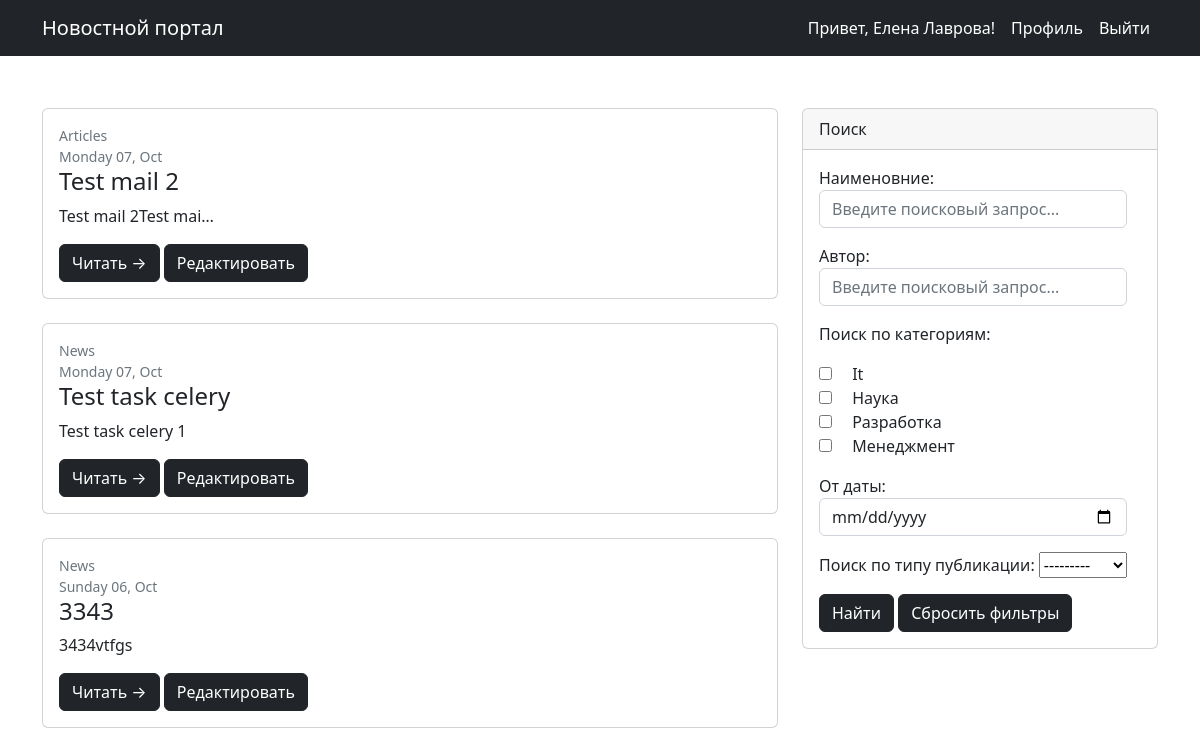
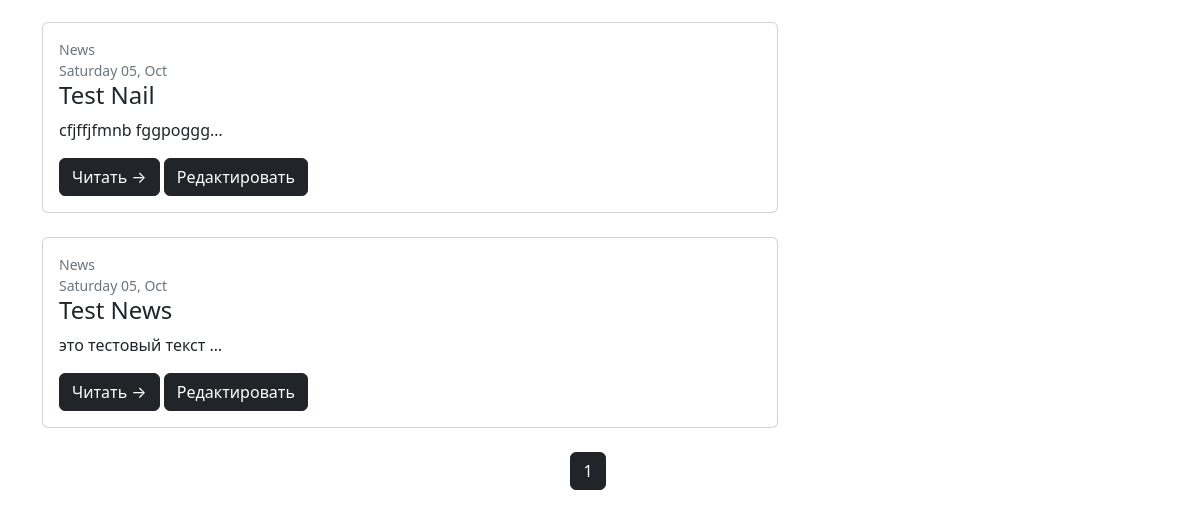
/ (signed in), run on an earlier commit of the app's database (2 pictures, top to bottom).
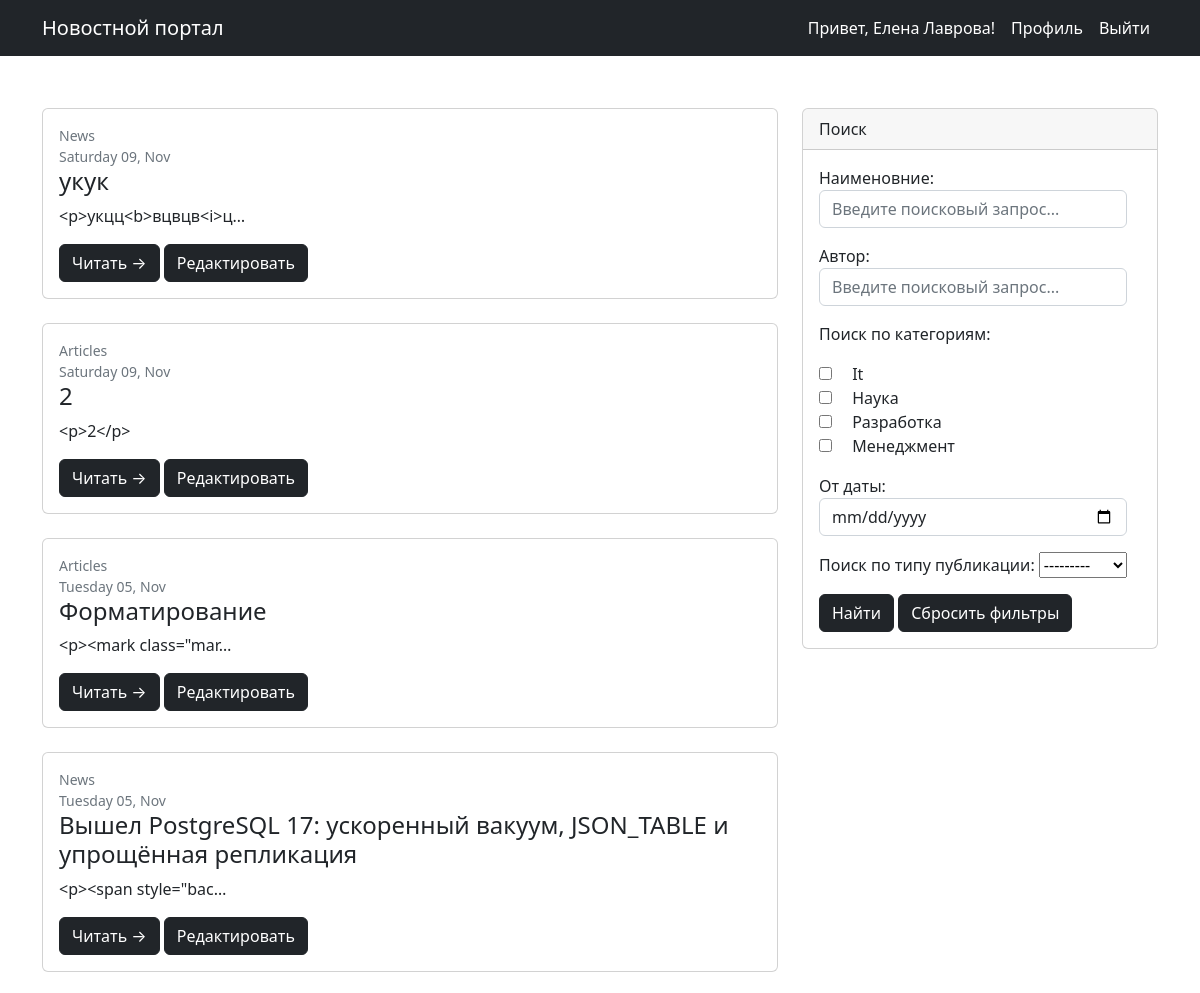
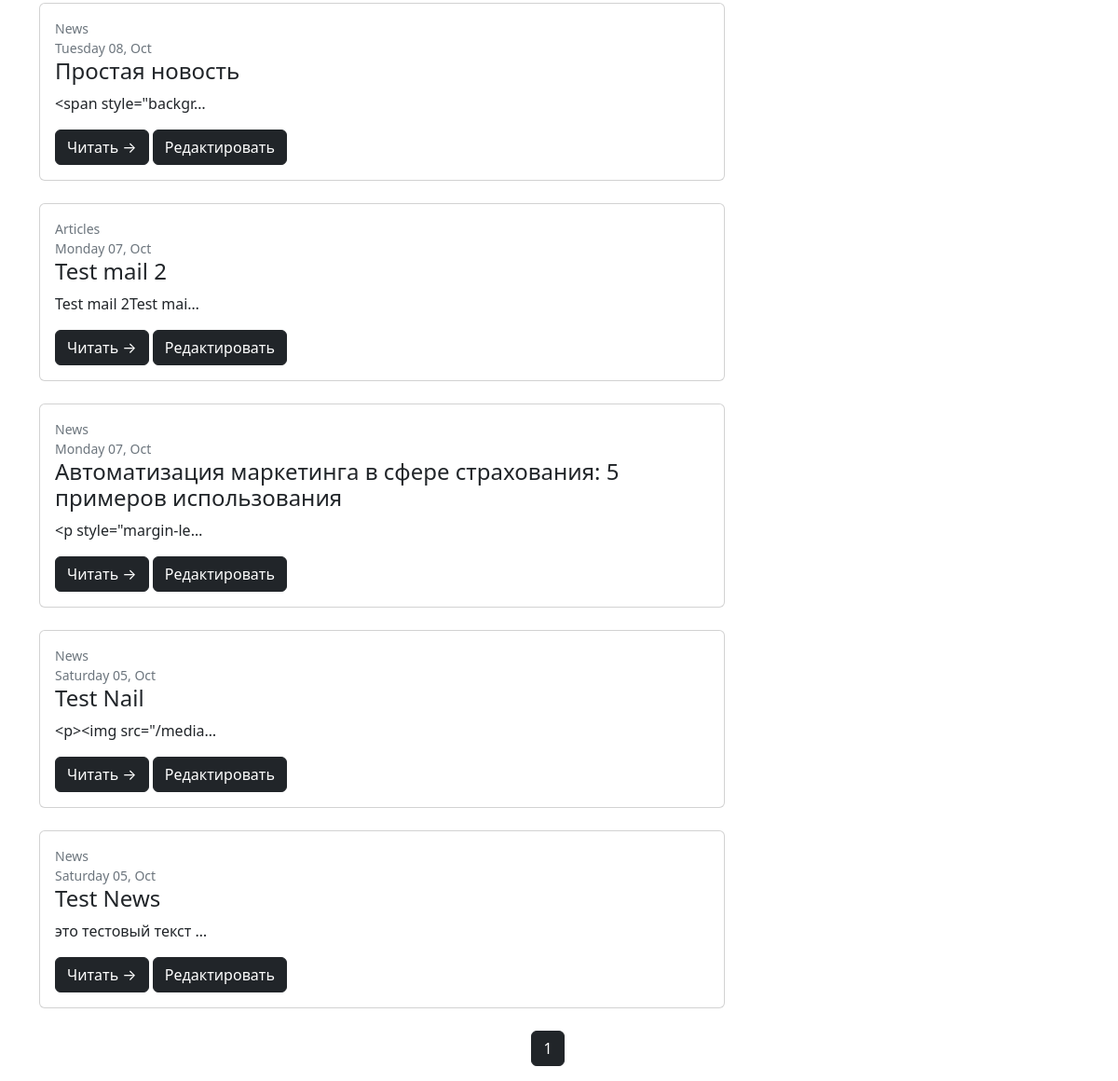
And on a later commit of the database (2 pictures, top to bottom).
### news/models.py (models this page shows, shortened)
class Post(models.Model):
    ARTICLES = 'Articles'
    NEWS = 'News'
    TYPE_POST = [
        (ARTICLES, 'Статья'),
        (NEWS, 'Новость')
    ]
    title = models.CharField(max_length=150)  # Наименование статьи (заголовок)
    publishing_date = models.DateTimeField(auto_now_add=True)  # Дата и время создания
    text = models.TextField()  # Текст статьи
    category = models.ManyToManyField(Category, through='PostCategory')  # На какую тему статья
    type_post = models.CharField(max_length=10,
                                 choices=TYPE_POST,
                                 default=ARTICLES)  # Тип публикации
    author = models.ForeignKey(Author, on_delete=models.CASCADE)  # связь между «Автором» и «Статьей».
    rating = models.FloatField(default=0)  # Популярность статьи (рейтинг)

### news/views.py (the view)
# urls.py: path('', PostList.as_view(), name='post_list'),
class PostList(LoginRequiredMixin, ListView):
    model = Post
    ordering = '-publishing_date'
    template_name = 'all_news.html'
    context_object_name = 'all_news'
    paginate_by = 10
    def get_queryset(self):
        queryset = super().get_queryset()
        self.filter_posts = PostFilter(self.request.GET, queryset)
        return self.filter_posts.qs
    def get_context_data(self, **kwargs):
        context = super().get_context_data(**kwargs)
        context['filter_posts'] = self.filter_posts
        context['user_id'] = self.request.user.id
        context['is_not_authors'] = not self.request.user.groups.filter(name='authors').exists()
        return context

### news/models.py (called while the page is built)
    def __str__(self):
        return self.name.title()

### news/templatetags/custom_filters.py (called while the page is built)
@register.filter()
def censor(text):
    for word in WORDS['words']:
        text = re.sub(f'\\b{word}\\b', f"{word[0]}{word[1:].__len__() * '*'}", text, flags=re.I)
    return text

### news/templates/all_news.html (shortened to what this page needs)
{% extends 'default.html' %}
{% load custom_filters %}
{% load custom_tags %}
{% block content %}
    <div class="col-lg-8">
        {% if all_news %}
            {% for news in all_news %}
                <div class="card mb-4">
                    <div class="card-body">
                        <div class="small text-muted">{{ news.type_post }}</div>
                        <div class="small text-muted">{{ news.publishing_date|date:'l d, M' }}</div>
                        <h2 class="card-title h4">{{ news.title|censor }}</h2>
                        <p class="card-text">{{ news.text|truncatechars:20|censor }}</p>
                        <a class="btn btn-primary" href="/news/{{ news.id }}">Читать →</a>
                        {% if news.author.user.id == user_id %}
                            <a class="btn btn-primary" href="/{{ news.type_post|lower }}/{{ news.id }}/edit">Редактировать</a>
                        {% endif %}
                    </div>
                </div>
            {% endfor %}
        {% else %}
           <h2>Публикации не найдены!</h2>
        {% endif %}
    </div>
    <div class="col-lg-4">
        <div class="card mb-4">
            <div class="card-header">Поиск</div>
            <div class="card-body">
                <div class="input-group">
                    <form action="/search" method="GET">
                        {{ filter_posts.form.as_p }}
                        <input class="btn btn-primary" type="submit" value="Найти"/>
                        <a class="btn btn-primary" role="button" href="{{ request.path }}">Сбросить фильтры</a>
                    </form>
                </div>
            </div>
        </div>
    </div>
    {% if page_obj %}
        <div class="row">
        <nav aria-label="Page navigation example">
            <ul class="pagination justify-content-center">
                <li class="page-item active" aria-current="page"><a class="page-link" href="#">{{ page_obj.number }}</a></li>
            </ul>
        </nav>
    </div>
    {% endif %}
{% endblock content %}

### templates/default.html (shortened to what this page needs)
<!DOCTYPE html>
<html lang="en">
    <head>
        {% load static %}
        <link href="{% static 'css/styles.css' %}" rel="stylesheet" />
    </head>
    <body>
        <nav class="navbar navbar-expand-lg navbar-dark bg-dark">
            <div class="container">
                <a class="navbar-brand" href="/">Новостной портал</a>
                <div class="collapse navbar-collapse" id="navbarSupportedContent">
                    <ul class="navbar-nav ms-auto mb-2 mb-lg-0">
                        <li class="nav-item"><a class="nav-link active">Привет, {{ request.user.first_name }} {{ request.user.last_name}}!</a></li>
                        <li class="nav-item"><a class="nav-link active" aria-current="page" href="/sign/user_account">Профиль</a></li>
                        <li class="nav-item"><a class="nav-link active" aria-current="page" href="/accounts/logout">Выйти</a></li>
                    </ul>
                </div>
            </div>
        </nav>
        <div class="container mt-5">
            <div class="row">
               {% block content %}
               {% endblock content %}
           </div>
        </div>
    </body>
</html>

What changed in the data, as far as the page shows it:
removed Post: type_post "News", publishing_date "Sunday 06, Oct", title|censor "3343", text|censor "3434vtfgs"
added Post: type_post "News", publishing_date "Saturday 09, Nov", title|censor "укук", text|censor "<p>укцц<b>вцвцв<i>ц…"
added Post: type_post "Articles", publishing_date "Saturday 09, Nov", title|censor "2", text|censor "<p>2</p>"
added Post: type_post "Articles", publishing_date "Tuesday 05, Nov", title|censor "Форматирование", text|censor "<p><mark class=\"mar…"
added Post: type_post "News", publishing_date "Tuesday 05, Nov", title|censor "Вышел PostgreSQL 17: ускоренный вакуум, JSON_TABLE и упрощённая репликация", text|censor "<p><span style=\"bac…"
added Post: type_post "News", publishing_date "Tuesday 08, Oct", title|censor "Простая новость", text|censor "<span style=\"backgr…"
changed Post: title|censor "Test task celery" → "Автоматизация маркетинга в сфере страхования: 5 примеров использования"; text|censor "Test task celery 1" → "<p style=\"margin-le…"
changed Post "Test Nail": text|censor "cfjffjfmnb fggpoggg…" → "<p><img src=\"/media…"
